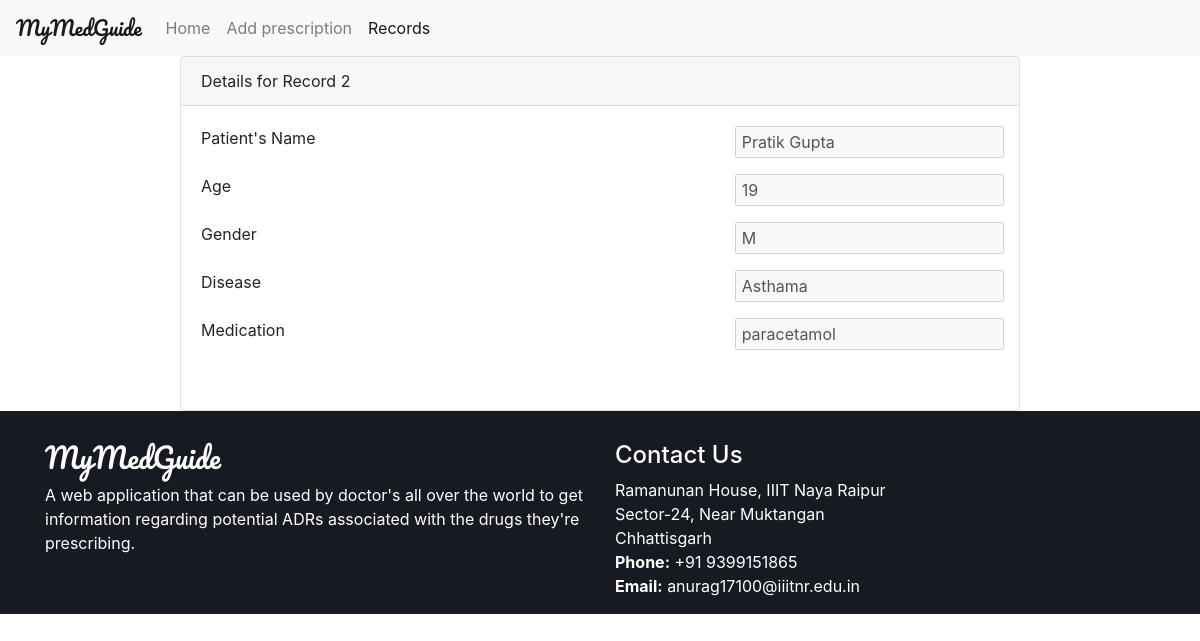
The app's page /prescriptionRecords/2 with its own data.
### adr/models.py (models this page shows)
class Prescription(models.Model):
    name = models.CharField(max_length=100)
    age = models.IntegerField()
    gender = models.IntegerField()
    disease = models.CharField(max_length=100)
    medication = models.CharField(max_length=100)

### adr/views.py (the view)
# urls.py: path('prescriptionRecords/', views.prescription_record, name='prescriptionRecords'), # reverse/<int:id>
def prescription_record(request, id=None):
    context = {"title": "Prescription Records"}
    context["active"] = "prescriptionRecords"
    if(id==None):
        records = models.Prescription.objects.all()
        context["records"] = records
    else:
        record = models.Prescription.objects.get(pk=id)
        context["record"]  = record
    context["id"] = id
    return render(request, 'adr/prescription_record.html', context)

### adr/templates/adr/prescription_record.html (shortened to what this page needs)
{% extends 'adr/base.html' %}
{% load static %}
{% block content %}
{% if records %}
<table class="table table-hover">
    <thead class="thead-dark">
        <tr>
            <th scope="col">#</th>
            <th scope="col">Name</th>
            <th scope="col">Age</th>
            <th scope="col">Gender</th>
            <th scope="col">Disease</th>
            <th scope="col">Medication</th>
            <th scope="col">Details</th>
        </tr>
    </thead>
    <tbody>
        {% for record in records %}
        <tr>
            <th scope="row">{{record.pk}}</th>
            <td>
                {{record.name}}
            </td>
            <td>
                {{record.age}}
            </td>
            <td>
                {% if record.gender == 1 %}
                    <script>
                        document.write("M");
                    </script>
                {% else %}
                    <script>
                        document.write("F");
                    </script>
                {% endif %}
            </td>
            <td>
                {{record.disease}}
            </td>
            <td>
                {{record.medication}}
            </td>
            <td>
                <a class="btn btn-info" href="{%url 'prescriptionRecordsId' record.pk%}"
                    style="text-decoration: none; color:inherit;">
                    Details
                </a>
            </td>
        </tr>
        {% endfor %}
    </tbody>
</table>
{% else %}
    {% if record %}
    <div class="card" id="form_record_detail">
    <div class="card-header">
        Details for Record {{record.pk}}
    </div>
    <div class="card-body">
        <form method="post" >
        <div class="form-row form-group ">
            <label class="col-md-8" for="exampleInputEmail1">Patient's Name </label>
            <input class="col-md-4" disabled type="text" class="form-control" id="exampleInputEmail1" name="name" value="{{ record.name }}">
        </div>
        <div class="form-row form-group ">
            <label class="col-md-8" for="patientAge">Age</label>
            <input class="col-md-4" disabled type="text" class="form-control" id="patientAge" value ="{{ record.age }}"  name="age">
        </div>
        <div class="form-row form-group ">
            <label class="col-md-8" for="patientGender">Gender</label>
            <input class="col-md-4" disabled type="text" class="form-control" id="patientGender" value ="gender" placeholder="Gender" name="gender">
        </div>
        <div class="form-row form-group ">
            <label class="col-md-8" for="patientDisease">Disease</label>
            <input class="col-md-4" disabled type="text" class="form-control" id="patientDisease" value ="{{ record.disease}}" placeholder="Disease" name="disease">
        </div>
        <div class="form-row form-group ">
            <label class="col-md-8" for="PatientMedication">Medication</label>
            <input class="col-md-4" disabled type="text" class="form-control" id="PatientMedication" value ="{{ record.medication}}" placeholder="Medication" name="medication">
        </div>
        <br>
    </form>
    </div>
    </div>
    {% endif %}
{% endif %}
{% endblock %}

### adr/templates/adr/prescription_record.html (style rules this page uses)
#form_record_detail { width: 70%; margin: auto; }

### records on screen
Prescription: pk "2", name "Pratik Gupta", age "19", disease "Asthama", medication "paracetamol"
